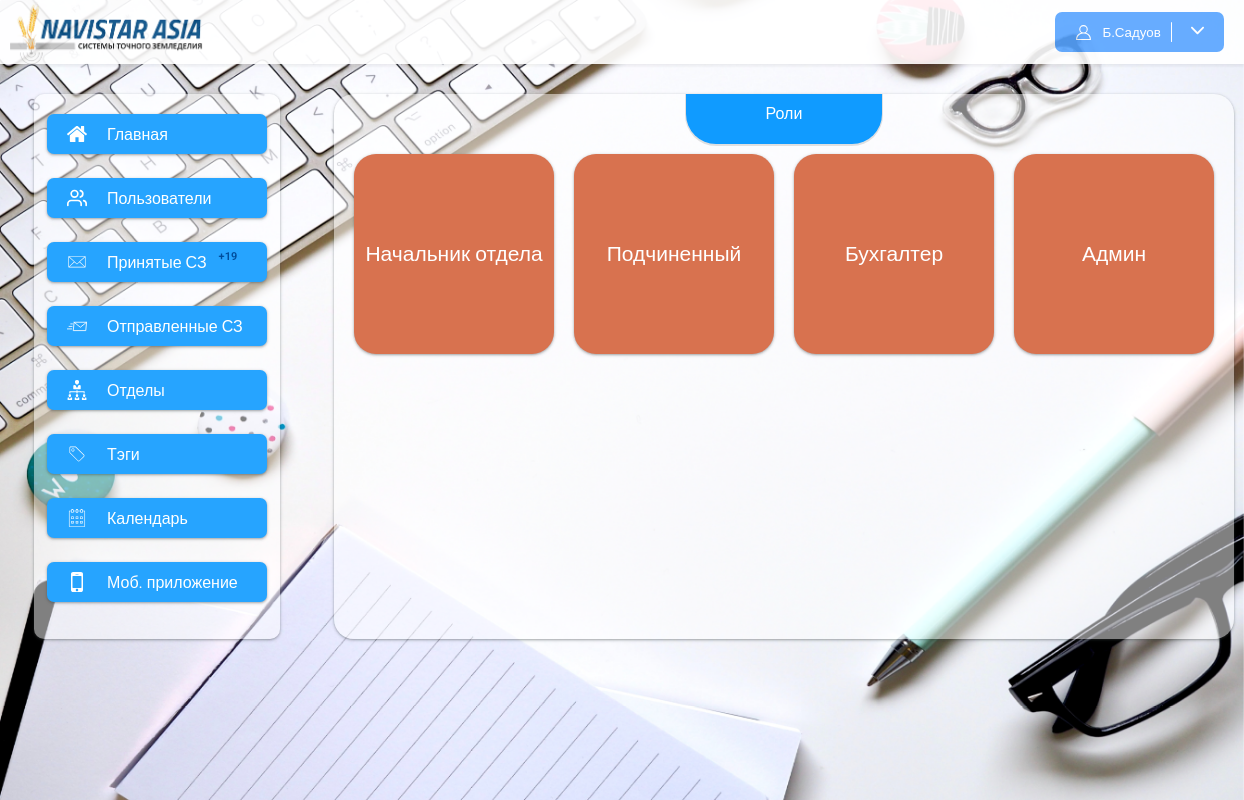
The page /roles (signed in) on the database its author committed.
### app/models.py (models this page shows, shortened)
class Role(models.Model):
    name = models.CharField(max_length=120)
    code = models.CharField(max_length=120, null=True, blank=True)
    def get_absolute_url(self):
        return reverse('role_detail', args=[str(self.pk)])
    class Meta:
        verbose_name = "Роль"
        verbose_name_plural = "Роли"

### app/views.py (the view)
# urls.py: path("roles", roles, name="roles"),
@login_required()
def roles(request):
    roles = Role.objects.all()
    return render(request, "roles.html", {"roles": roles})

### app/context_processors.py (called while the page is built)
def unReadNotes(request):
    if request.user.is_anonymous:
        return {}
    user = request.user
    unReadCount = NoteUsers.objects.filter(user=user).filter(note__user_index__gte=F('index')).order_by('-pk').filter(is_read=False).count()
    return {
        "unReadCount": unReadCount
    }

### app/templates/roles.html (shortened to what this page needs)
{% extends 'base.html' %}
{% block content %}
<div class="content">
    <div class="content_title">
        Роли
    </div>
    <ul class="roles">
    {% for role in roles %}
        <li class="role"><a href="{{ role.get_absolute_url }}">{{ role.name }}</a></li>
    {% endfor %}
    </ul>
</div>
{% endblock %}

### app/templates/base.html (shortened to what this page needs)
{% load static %}
<!DOCTYPE html>
<html>
<head>
    <link rel="stylesheet" href="{% static 'css/style.css' %}">
</head>
<body>
<div class="wrapper">
    <div class="header">
        <img src="{% static 'img/navistar.png' %}" height="100%">
        <button class="profile_button">
            {% if request.user.is_authenticated %}
            <img src="{% static 'img/profile.svg' %}" alt="" width="17px" height="17px">
				<span>
					{{ request.user.first_name|slice:"1" }}.{{ request.user.last_name }}
				</span>
            <span style="cursor: pointer" onclick="show_menu()">
                <img src="{% static 'img/arrow.svg' %}" alt="" width="13px" height="13px">
            </span>
            {% else %}
            <span>Войти</span>
            {% endif %}
        </button>
    </div>
    <div class="main">
        {% include 'include/sidebar_menu.html' %}
        {% block content %}
        {% endblock %}
    </div>
</div>
<img class="background" src="{% static 'img/15.jpg' %}">
</body>
</html>

### app/static/css/style.css (style rules this page uses)
body { padding:0px; margin:0px; overflow-x:hidden; font-family: 'Roboto', sans-serif; }
a { color: inherit; text-decoration: none; }
ul { list-style-type: none; padding: 0px; margin: 0px; }
.wrapper { width:100%; position: absolute; }
.background { height: 100vh; position: fixed; z-index: -1; width:100%; }
.header { box-shadow: 0px 2px 3px rgba(57, 57, 57, 0.09); height: 64px; background-color: #fff; opacity: .9; display: flex; justify-content: space-between; align-items: center; }
.header img { margin-left: 10px; }
.profile_button { background-color: #58A5FF; border-width: 0px; padding: 10px; color:white; border-radius: 7px; display: flex; margin-right:20px; align-items: center; }
.profile_button img { margin-right:10px; }
.main { display: flex; flex-direction: row; }
.content { flex-grow: 1; padding: 10px; padding-bottom:30px; min-height: 500px; margin:30px 20px; background: rgba(255, 255, 255, 0.5); box-shadow: 0px 4px 4px rgba(204, 204, 204, 0.25); box-shadow: 0 1px 2px 0 rgb(60 64 67 / 30%), 0 1px 3px 1px rgb(60 64 67 / 15%); border-radius: 20px; }
.content_title { padding: 10px 80px; border-bottom-right-radius: 30px; border-bottom-left-radius: 30px; font-family: 'Montserrat', sans-serif; color: #ffffff; width: fit-content; margin: auto; display: block; box-shadow: 0px 1px 0px 1px #78787836; background: #348cfb; background:#77a7ff; background:#109bff; height: 30px; margin-top: -10px; }
ul { list-style-type: none; }

### app/templates/roles.html (style rules this page uses)
.roles { display:flex; justify-content:center; }
.role { width: 200px; height: 200px; background-color: #d8724f; display: flex; font-size: 21px; color: white; border-radius: 22px; margin: 10px; box-shadow: 0 1px 2px 0 rgb(60 64 67 / 30%), 0 1px 3px 1px rgb(60 64 67 / 15%); transition:box-shadow .3s ease; }
.role a { height: 100%; display: flex; width: 100%; justify-content: center; align-items: center; }

### rows shown on the page
Role: name "Начальник отдела"
Role: name "Подчиненный"
Role: name "Бухгалтер"
Role: name "Админ"

### other values the page prints
{{ request.user.first_name|slice:"1" }} "Б"
{{ request.user.last_name }} "Садуов"
{{ unReadCount }} "19"
